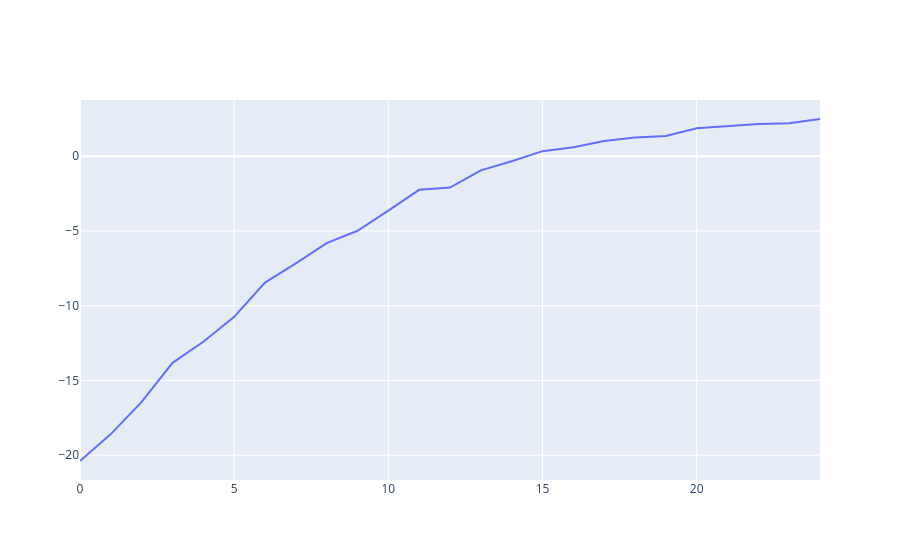

This figure's notebook cell:
### Code cell
fig=go.Figure()
fig.add_trace(go.Scatter(x=r_step, y=eval_errs))
fig.show()

### Figure 1 — Plotly figure (JSON) as saved in the notebook; plotly's stock layout.template omitted (floating-point values rounded to 4 significant figures)
{"data": [{"type": "scatter", "x": [0, 1, 2, 3, 4, 5, 6, 7, 8, 9, 10, 11, 12, 13, 14, 15, 16, 17, 18, 19, 20, 21, 22, 23, 24], "y": [-20.38, -18.58, -16.44, -13.82, -12.41, -10.74, -8.447, -7.162, -5.808, -4.986, -3.634, -2.244, -2.094, -0.9421, -0.3375, 0.3424, 0.6069, 1.016, 1.25, 1.36, 1.879, 2.006, 2.156, 2.206, 2.493]}], "layout": {}}
